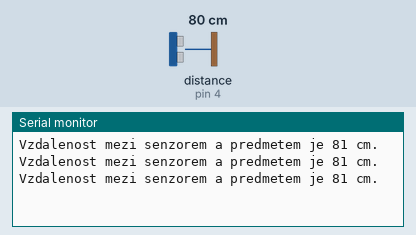
This sketch was run on a simulated Arduino Uno, built with avr-gcc and run on an emulated ATmega328P. On the bench: the last lines printed to the serial monitor. The inputs (shaded band) are chosen by the test bench; at power-on: distance to the obstacle (sensor on pin 4) 80 cm. The echo pulse lasts 58.3 µs per cm.

Above: at 1.2 s.
1.3 s: distance to the obstacle (sensor on pin 4) set to 60 cm
At 1.87 s:
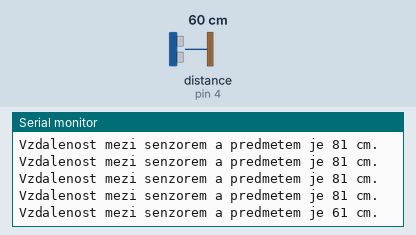
4.3 s: distance to the obstacle (sensor on pin 4) set to 2 cm
At 4.47 s:
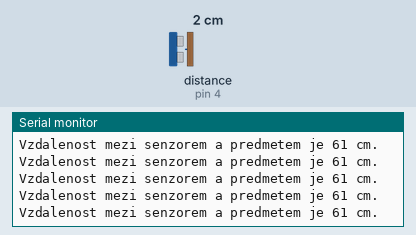
Timing chart, 0 to 7.3 s (numbered marks = the images above; inputs shaded):
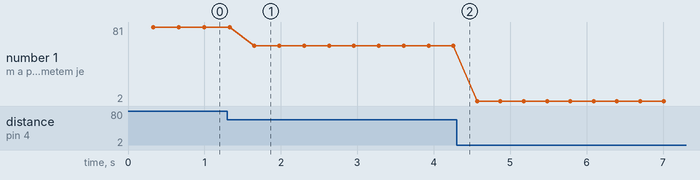

Measured:
- after the input at 1.3 s, the serial monitor: prints a new line after 0.35 s (image 1)
- plotted number 1: 81 → 61 after the input at 1.3 s, 61 → 2 after the input at 4.3 s

The sketch:

lcd_measure.ino
```cpp
// Ultrazvukový modul HY-SRF05 pro měření vzdálenosti

// připojení potřebné knihovny
#include <NewPing.h>
// nastavení propojovacích pinů
#define pinTrigger    3
#define pinEcho       4
#define maxVzdalenost 450
// inicializace měřícího modulu z knihovny
NewPing sonar(pinTrigger, pinEcho, maxVzdalenost);

void setup() {
  // zahájení komunikace po sériové lince
  Serial.begin(9600);
}

void loop() {
  // načtení vzdálenosti v centimetrech do vytvořené proměnné vzdalenost
  int vzdalenost = sonar.ping_cm();
  // pauza před dalším měřením
  delay(50);
  // pokud byla detekována vzdálenost větší než 0,
  // provedeme další měření
  if (vzdalenost > 0) {
    vzdalenost = 0;
    // pro získání stabilnějších výsledků provedeme 5 měření
    // a výsledky budeme přičítat do proměnné vzdalenost
    for (int i = 0; i < 5; i++) {
      vzdalenost += sonar.ping_cm();
      delay(50);
    }
    // v proměnné vzdálenost máme součet posledních 5 měření
    // a musíme tedy provést dělení 5 pro získání průměru
    vzdalenost = vzdalenost / 5;
    // vytištění informací po sériové lince
    Serial.print("Vzdalenost mezi senzorem a predmetem je ");
    Serial.print(vzdalenost);
    Serial.println(" cm.");
  }
  // pokud byla detekována vzdálenost 0, je předmět mimo měřící rozsah,
  // tedy příliš blízko nebo naopak daleko
  else {
    Serial.println("Vzdalenost mezi senzorem a predmetem je mimo merici rozsah.");
    delay(500);
  }
}
```
